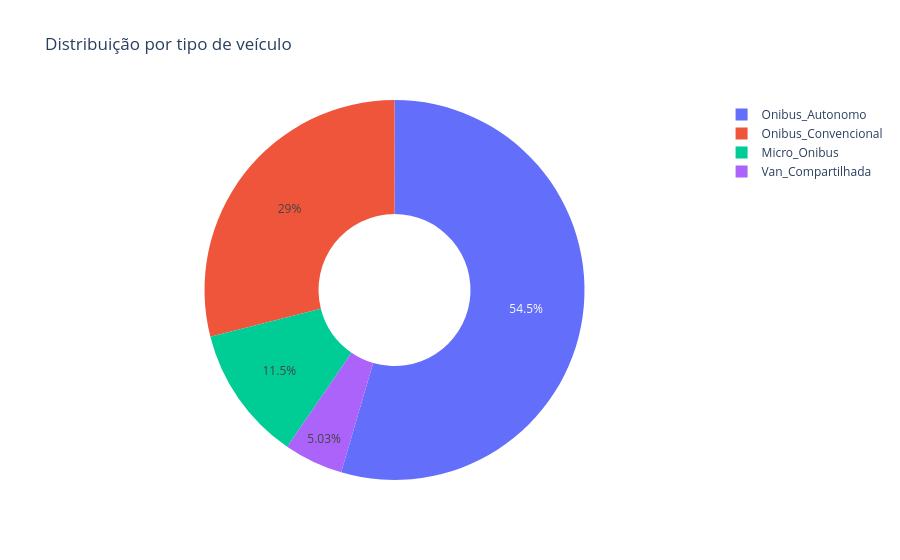

The code cell stored with this chart in its notebook:
### Code cell
fig = px.pie(df, names="tipo_veiculo", title="Distribuição por tipo de veículo", hole=0.4)
fig.show()

### Figure 1 — Plotly figure (JSON) as saved in the notebook; plotly's stock layout.template omitted (floating-point values rounded to 4 significant figures; data arrays with more than 128 entries replaced by an {"elided": "..."} marker saying what was removed)
{"data": [{"domain": {"x": [0, 1], "y": [0, 1]}, "hole": 0.4, "hovertemplate": "tipo_veiculo=%{label}<extra></extra>", "labels": {"elided": "5069 str values"}, "legendgroup": "", "name": "", "showlegend": true, "type": "pie"}], "layout": {"legend": {"tracegroupgap": 0}, "title": {"text": "Distribuição por tipo de veículo"}}}
